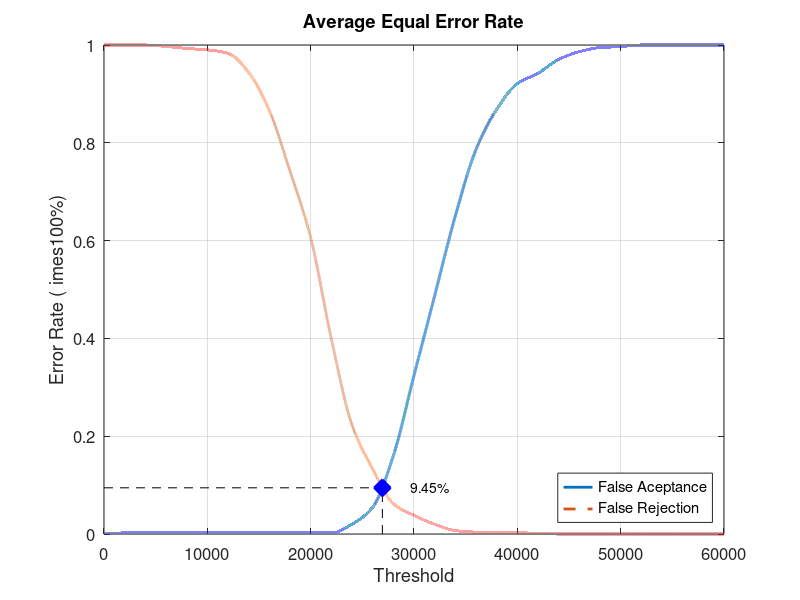
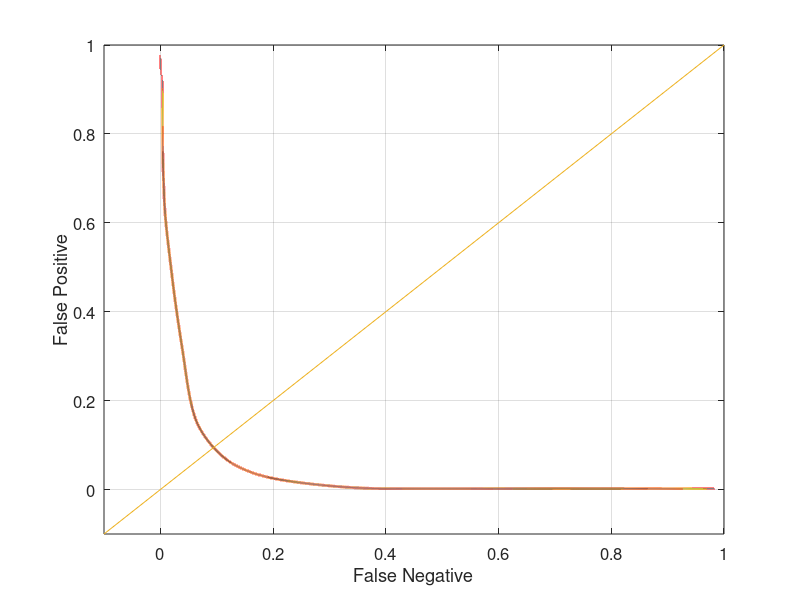

MATLAB code to generate these figures, in order:
close all;
clear;
clc;
x = 0:2000:60000;
xq = 0:0.5:60000;

y0 = [0 0.00210526 0.00210526 0.00210526 0.00210526 0.00210526 0.00210526 0.00210526 0.00210526 0.00210526 0.00210526 0.00210526 0.02 0.0547368 0.16 0.32421 0.487368 0.650526 0.786316 0.868421 0.921053 0.942105 0.970526 0.986316 0.994737 0.996842 1 1 1 1 1]
yy0 = interp1(x, y0, xq, 'pchip');
y1 = [1 1 1 0.997 0.993 0.99 0.983 0.944 0.866 0.742 0.606 0.399 0.223 0.133 0.062 0.038 0.02 0.007 0.004 0.004 0.003 0.001 0 0 0 0 0 0 0 0 0]
yy1 = interp1(x, y1, xq, 'pchip');

% Calculating EER: 
y2 = abs(y0 - y1);
find(y2 == min(y2))
yy2 = abs(yy0 - yy1);
xEER = find(yy2 == min(yy2));
xEERIndex = xq(xEER) % X-axis EER
yEER = yy0(xEER) % Y-axis EER

main = figure
plot(xq, yy0,'-','LineWidth', 2);	hold on
plot(xq, yy1,'--','LineWidth', 2);	hold on
plot([xEERIndex xEERIndex], [0 yEER], 'k--');	hold on
plot([0 xEERIndex], [yEER yEER], 'k--');	hold on
plot(xEERIndex, yEER, 'bx', 'LineWidth', 10);	hold on
text(xEERIndex + 10 * xEERIndex / 100, yEER, [num2str(round((10000 * yEER)) / 100) '%'])
legend('False Aceptance', 'False Rejection', 'Location', 'SouthEast')
xlabel('Threshold')
ylabel('Error Rate (	imes100%)')
title('Average Equal Error Rate')
set(gca, 'FontSize', 12)
axis([0 60000 0 1])
grid on

print(main, 'Database1AverageMain', '-dpng');
FNRxFPR = figure('Color', [1 1 1]);
plot(yy1, yy0, '-', yy1, yy0, 'LineWidth', 2);
hold on
y = -0.1:0.1:1
plot(y, y); 
set(gca, 'FontSize', 12)
xlabel('False Negative')
ylabel('False Positive')
axis([-0.1 1 -0.1 1])
set(gca, 'FontSize', 12)
grid on

print(FNRxFPR, 'Database1AverageFNRxFPR','-dpng');
